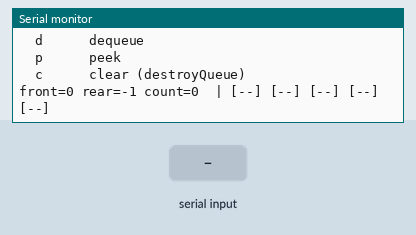
A sketch run on a simulated Arduino Uno, built with avr-gcc and run on an emulated ATmega328P. Shown: the last lines printed to the serial monitor. Inputs (shaded band) come from the test bench.

Above: at 1.3 s.
1.4 s: "90,45\n" received over Serial
2.9 s: "0\n" received over Serial
4.4 s: "e90\n" received over Serial
At 5.1 s:
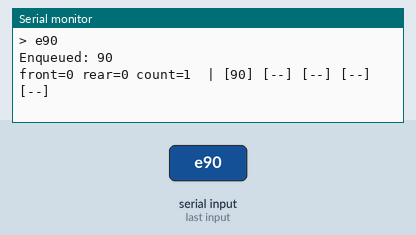
5.9 s: "e,45\n" received over Serial
At 6.2 s:
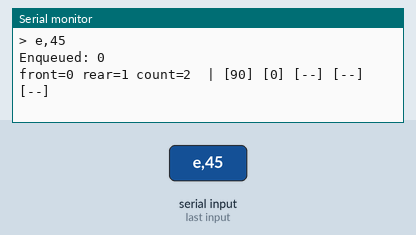
7.4 s: "f90\n" received over Serial
At 7.9 s:
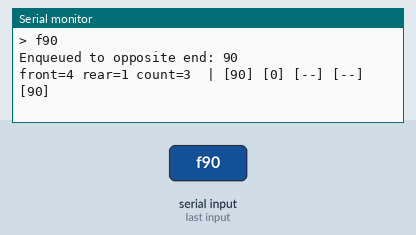
8.9 s: "f,45\n" received over Serial
At 10.3 s:
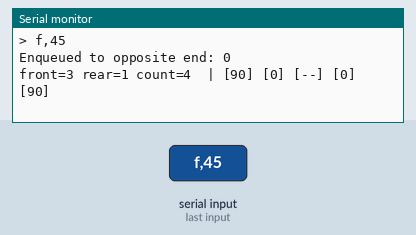
Timing chart, 0 to 11.4 s (numbered marks = the images above; inputs shaded):
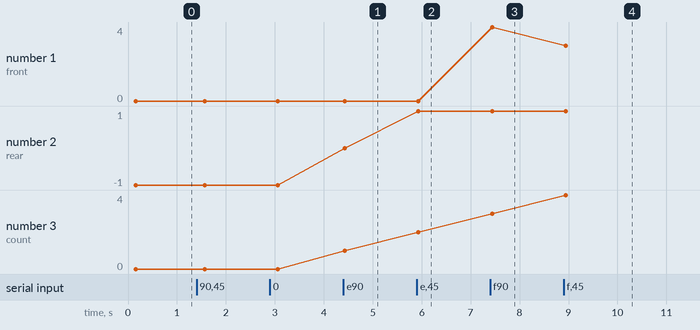

Measured:
- after the input at 4.4 s, the serial monitor: prints a new line at once (image 1)
- after the input at 5.9 s, the serial monitor: prints a new line at once (image 2)
- after the input at 7.4 s, the serial monitor: prints a new line at once (image 3)
- after the input at 8.9 s, the serial monitor: prints a new line at once (image 4)
- plotted number 1: 0 → 4 after the input at 7.4 s
- plotted number 3: 0 → 1 after the input at 4.4 s, 1 → 2 after the input at 5.9 s, 2 → 3 after the input at 7.4 s

The sketch:

Queue_Lab_Solution_Task7_Interactive.ino
```cpp
#include <Arduino.h>

// ============================================================
// Circular queue with interactive Serial commands - SOLUTION Task 7
// ============================================================

#define MAX_QUEUE_SIZE 5

typedef struct
{
    int items[MAX_QUEUE_SIZE];
    int front;
    int rear;
    int count;
} Queue;


// ------------------------------------------------------------
// Initialize queue
// ------------------------------------------------------------

void initializeQueue(Queue *q)
{
    q->front = 0;
    q->rear = -1;
    q->count = 0;
}


// ------------------------------------------------------------
// Check if queue is empty
// ------------------------------------------------------------

bool isEmpty(Queue *q)
{
    return q->count == 0;
}


// ------------------------------------------------------------
// Check if queue is full
// ------------------------------------------------------------

bool isFull(Queue *q)
{
    // TASK 5: full means every slot holds an element
    return q->count == MAX_QUEUE_SIZE;
}


// ------------------------------------------------------------
// Add element to rear of queue
// ------------------------------------------------------------

bool enqueue(Queue *q, int value)
{
    if (isFull(q))
    {
        Serial.println("Error: Queue is full. Cannot enqueue.");
        return false;
    }

    // TASK 5: rear wraps from the last slot back to slot 0
    q->rear = (q->rear + 1) % MAX_QUEUE_SIZE;
    q->items[q->rear] = value;
    q->count++;

    Serial.print("Enqueued: ");
    Serial.println(value);

    return true;
}


// ------------------------------------------------------------
// Add element to front of queue
// ------------------------------------------------------------

bool enqueueToOppositeEnd(Queue *q, int value)
{
    if (isFull(q))
    {
        Serial.println(
            "Error: Queue is full. Cannot enqueueToOppositeEnd."
        );

        return false;
    }

    // TASK 5: no shifting needed - step front back one slot,
    // wrapping from slot 0 to the last slot
    q->front = (q->front - 1 + MAX_QUEUE_SIZE) % MAX_QUEUE_SIZE;
    q->items[q->front] = value;

    // If this is the only element, rear must point at it too
    if (isEmpty(q))
    {
        q->rear = q->front;
    }

    q->count++;

    Serial.print("Enqueued to opposite end: ");
    Serial.println(value);

    return true;
}


// ------------------------------------------------------------
// Remove element from front of queue
// ------------------------------------------------------------

int dequeue(Queue *q)
{
    if (isEmpty(q))
    {
        Serial.println(
            "Error: Queue is empty. Cannot dequeue."
        );

        return -1;
    }

    int item = q->items[q->front];

    // TASK 5: front wraps from the last slot back to slot 0
    q->front = (q->front + 1) % MAX_QUEUE_SIZE;
    q->count--;

    // Reset queue when the last element is removed
    if (q->count == 0)
    {
        q->front = 0;
        q->rear = -1;
    }

    Serial.print("Dequeued: ");
    Serial.println(item);

    return item;
}


// ------------------------------------------------------------
// Get front element without removing it
// ------------------------------------------------------------

int peek(Queue *q)
{
    if (isEmpty(q))
    {
        Serial.println(
            "Error: Queue is empty. Cannot peek."
        );

        return -1;
    }

    return q->items[q->front];
}


// ------------------------------------------------------------
// Destroy / reset queue
// ------------------------------------------------------------

void destroyQueue(Queue *q)
{
    q->front = 0;
    q->rear = -1;
    q->count = 0;

    Serial.println("Queue destroyed.");
}


// ------------------------------------------------------------
// Task 2 / 5: print the queue state (wrap-around aware)
// ------------------------------------------------------------

void printQueue(Queue *q)
{
    Serial.print("front=");
    Serial.print(q->front);
    Serial.print(" rear=");
    Serial.print(q->rear);
    Serial.print(" count=");
    Serial.print(q->count);
    Serial.print("  |");

    for (int i = 0; i < MAX_QUEUE_SIZE; i++)
    {
        // How far is slot i from the front, walking forwards with wrap-around?
        int offset = (i - q->front + MAX_QUEUE_SIZE) % MAX_QUEUE_SIZE;

        if (offset < q->count)
        {
            Serial.print(" [");
            Serial.print(q->items[i]);
            Serial.print("]");
        }
        else
        {
            Serial.print(" [--]");
        }
    }
    Serial.println();
}

// ------------------------------------------------------------
// Task 7: interactive queue over Serial
// ------------------------------------------------------------

void printHelp()
{
    Serial.println("Commands:");
    Serial.println("  e <n>  enqueue n");
    Serial.println("  f <n>  enqueueToOppositeEnd n");
    Serial.println("  d      dequeue");
    Serial.println("  p      peek");
    Serial.println("  c      clear (destroyQueue)");
    Serial.println();
}


Queue myQueue;


void setup()
{
    Serial.begin(9600);

    initializeQueue(&myQueue);

    Serial.println("Interactive queue ready.");
    printHelp();
    printQueue(&myQueue);
}


void loop()
{
    // Wait until a line has been typed
    if (Serial.available() == 0)
    {
        return;
    }

    String line = Serial.readStringUntil('\n');
    line.trim();                      // remove spaces and any '\r'

    if (line.length() == 0)
    {
        return;
    }

    Serial.print("> ");
    Serial.println(line.c_str());

    char cmd = line.charAt(0);

    // Everything after the command letter is the number (if any)
    int value = line.substring(1).toInt();

    if (cmd == 'e')
    {
        enqueue(&myQueue, value);
    }
    else if (cmd == 'f')
    {
        enqueueToOppositeEnd(&myQueue, value);
    }
    else if (cmd == 'd')
    {
        dequeue(&myQueue);            // dequeue() prints the value itself
    }
    else if (cmd == 'p')
    {
        if (!isEmpty(&myQueue))
        {
            Serial.print("Front element: ");
        }
        int front = peek(&myQueue);
        if (!isEmpty(&myQueue))
        {
            Serial.println(front);
        }
    }
    else if (cmd == 'c')
    {
        destroyQueue(&myQueue);
    }
    else
    {
        Serial.println("Unknown command.");
        printHelp();
    }

    printQueue(&myQueue);
    Serial.println();
}
```
